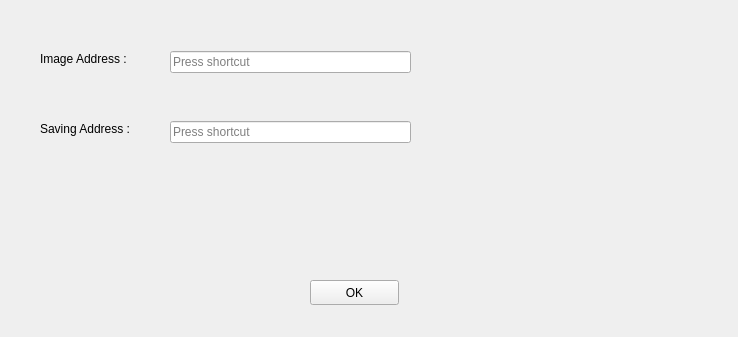
<?xml version="1.0" encoding="UTF-8"?>
<ui version="4.0">
 <class>Form</class>
 <widget class="QWidget" name="Form">
  <property name="geometry">
   <rect>
    <x>0</x>
    <y>0</y>
    <width>738</width>
    <height>337</height>
   </rect>
  </property>
  <property name="windowTitle">
   <string>Form</string>
  </property>
  <widget class="QPushButton" name="pushButton">
   <property name="geometry">
    <rect>
     <x>310</x>
     <y>280</y>
     <width>89</width>
     <height>25</height>
    </rect>
   </property>
   <property name="toolTipDuration">
    <number>1</number>
   </property>
   <property name="text">
    <string>OK</string>
   </property>
  </widget>
  <widget class="QLabel" name="label">
   <property name="geometry">
    <rect>
     <x>40</x>
     <y>50</y>
     <width>151</width>
     <height>17</height>
    </rect>
   </property>
   <property name="text">
    <string>Image Address :</string>
   </property>
  </widget>
  <widget class="QLabel" name="label_2">
   <property name="geometry">
    <rect>
     <x>40</x>
     <y>120</y>
     <width>111</width>
     <height>17</height>
    </rect>
   </property>
   <property name="text">
    <string>Saving Address :</string>
   </property>
  </widget>
  <widget class="QKeySequenceEdit" name="ImageAddress">
   <property name="geometry">
    <rect>
     <x>170</x>
     <y>50</y>
     <width>241</width>
     <height>25</height>
    </rect>
   </property>
  </widget>
  <widget class="QKeySequenceEdit" name="SavingAddress">
   <property name="geometry">
    <rect>
     <x>170</x>
     <y>120</y>
     <width>241</width>
     <height>25</height>
    </rect>
   </property>
  </widget>
 </widget>
 <resources/>
 <connections/>
</ui>
